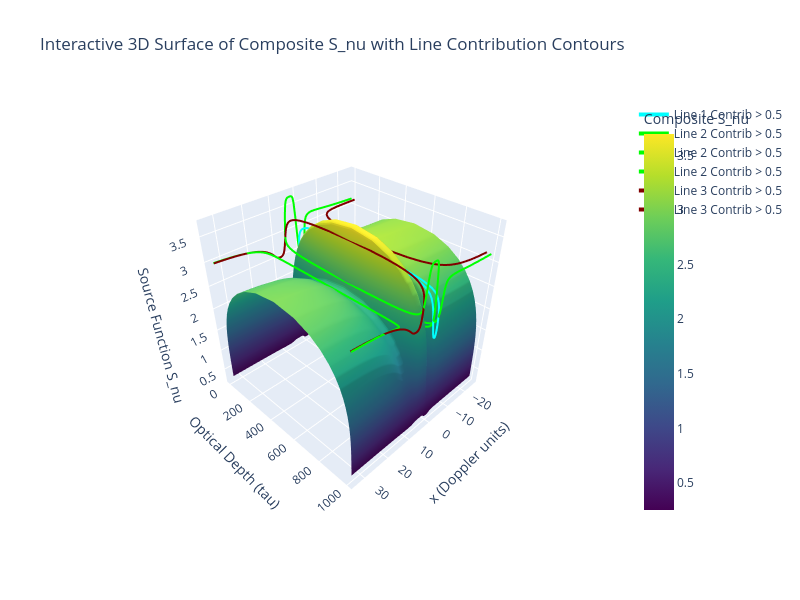

The code cell stored with this chart in its notebook:
### Code cell
# Interactive 3D Surface Plot of Composite S_nu with Contours for Line Contributions
# Uses Plotly for rotation and contours on the surface to highlight contributions.
# Note: Install plotly if not present (pip install plotly).

import plotly.graph_objects as go
import numpy as np
import matplotlib.pyplot as plt  # Needed for contour extraction

# Assuming S_nu_grid, x, tau, contribs are defined from previous cells
# If not, uncomment and run setup:
# x = slab.x_values
# tau = slab.tau
# S_nu_grid = slab.composite_S(lines)
# # And contribs as before

# Create meshgrid
X, T = np.meshgrid(x, tau)

# Create the 3D surface plot
fig = go.Figure()

# Add the main surface
fig.add_trace(go.Surface(
    x=X, y=T, z=S_nu_grid,
    colorscale='Viridis',
    name='Composite S_nu',
    showscale=True,
    colorbar=dict(title='Composite S_nu')
))

# Add contours for each line's contribution on the surface
# We'll project the contours by adding them as lines on the surface
palette = ['cyan', 'lime', 'maroon', 'magenta', 'yellow', 'orange']
for idx, contrib in enumerate(contribs):
    # Add contour lines at a specific level (e.g., 0.1) projected on the surface
    levels = [0.5]  # Adjust levels as needed
    cs = plt.contour(X, T, contrib, levels=levels, colors=palette[idx % len(palette)])
    # Extract paths from contour
    for level_idx, segs in enumerate(cs.allsegs):
        for path in segs:
            verts = path  # path is already a numpy array of shape (n, 2)
            x_verts = verts[:, 0]
            y_verts = verts[:, 1]
            # Interpolate z from S_nu_grid at these points (approximate using mid-depth)
            z_interp = np.interp(x_verts, x, S_nu_grid[len(tau)//2, :])
            fig.add_trace(go.Scatter3d(
                x=x_verts, y=y_verts, z=z_interp,
                mode='lines',
                line=dict(color=palette[idx % len(palette)], width=4),
                name=f'Line {idx+1} Contrib > {levels[level_idx]}',
                showlegend=True
            ))

# Update layout for better viewing
fig.update_layout(
    title='Interactive 3D Surface of Composite S_nu with Line Contribution Contours',
    scene=dict(
        xaxis_title='x (Doppler units)',
        yaxis_title='Optical Depth (tau)',
        zaxis_title='Source Function S_nu',
        camera=dict(eye=dict(x=1.5, y=1.5, z=1.5))  # Initial view
    ),
    width=800, height=600
)

# Show the interactive plot
fig.show()

### Figure 1 — Plotly figure (JSON) as saved in the notebook; plotly's stock layout.template omitted (floating-point values rounded to 4 significant figures; data arrays with more than 128 entries replaced by an {"elided": "..."} marker saying what was removed)
{"data": [{"colorbar": {"title": {"text": "Composite S_nu"}}, "colorscale": [[0, "#440154"], [0.1111, "#482878"], [0.2222, "#3e4989"], [0.3333, "#31688e"], [0.4444, "#26828e"], [0.5556, "#1f9e89"], [0.6667, "#35b779"], [0.7778, "#6ece58"], [0.8889, "#b5de2b"], [1, "#fde725"]], "name": "Composite S_nu", "showscale": true, "type": "surface", "x": {"elided": "81x243 float values"}, "y": {"elided": "81x243 float values"}, "z": {"elided": "81x243 float values"}}, {"line": {"color": "cyan", "width": 4}, "mode": "lines", "name": "Line 1 Contrib > 0.5", "showlegend": true, "type": "scatter3d", "x": [-0.625, -0.55, -0.25, 0.0, 0.075, 0.1199, 0.375, 0.574, 0.625, 0.7, 0.7598, 0.8768, 0.9755, 1.0, 1.045, 1.098, 1.141, 1.177, 1.206, 1.231, 1.25, 1.253, 1.272, 1.289, 1.301, 1.306, 1.301, 1.289, 1.272, 1.253, 1.25, 1.231, 1.206, 1.177, 1.141, 1.098, 1.045, 1.0, 0.9755, 0.8768, 0.7598, 0.7, 0.625, 0.574, 0.375, 0.1199, 0.075, 0.0, -0.25, -0.55, -0.625, -0.8368, -0.875, -1.175, -1.25, -1.346, -1.5, -1.592, -1.766, -1.8, -1.875, -1.902, -2.014, -2.107, -2.125, -2.2, -2.28, -2.347, -2.404, -2.425, -2.461, -2.5, -2.523, -2.585, -2.63, -2.65, -2.63, -2.585, -2.523, -2.5, -2.461, -2.425, -2.404, -2.347, -2.28, -2.2, -2.125, -2.107, -2.014, -1.902, -1.875, -1.8, -1.766, -1.592, -1.5, -1.346, -1.25, -1.175, -0.875, -0.8368, -0.625], "y": [3.466, 3.431, 3.399, 3.511, 3.575, 3.646, 4.149, 5.062, 5.376, 6.099, 7.028, 9.756, 13.54, 15.0, 18.8, 26.1, 36.24, 50.31, 69.84, 96.96, 130.1, 134.6, 186.9, 259.4, 360.2, 500.0, 639.8, 740.6, 813.1, 865.4, 869.9, 903.0, 930.2, 949.7, 963.8, 973.9, 981.2, 985.0, 986.5, 990.2, 993.0, 993.9, 994.6, 994.9, 995.9, 996.4, 996.4, 996.5, 996.6, 996.6, 996.5, 996.4, 996.3, 995.7, 995.4, 994.9, 993.9, 993.0, 990.2, 989.4, 987.3, 986.5, 981.2, 973.9, 971.6, 963.8, 949.7, 930.2, 903.0, 886.9, 865.4, 829.7, 813.1, 740.6, 639.8, 500.0, 360.2, 259.4, 186.9, 170.3, 134.6, 113.1, 96.96, 69.84, 50.31, 36.24, 28.38, 26.1, 18.8, 13.54, 12.72, 10.56, 9.756, 7.028, 6.072, 5.062, 4.598, 4.341, 3.686, 3.646, 3.466], "z": [2.124, 2.119, 2.116, 2.136, 2.147, 2.159, 2.226, 2.335, 2.362, 2.422, 2.492, 2.629, 2.744, 2.773, 2.841, 2.921, 2.986, 3.039, 3.084, 3.121, 3.15, 3.153, 3.181, 3.203, 3.22, 3.227, 3.22, 3.203, 3.181, 3.153, 3.15, 3.121, 3.084, 3.039, 2.986, 2.921, 2.841, 2.773, 2.744, 2.629, 2.492, 2.422, 2.362, 2.335, 2.226, 2.159, 2.147, 2.136, 2.116, 2.119, 2.124, 2.152, 2.157, 2.234, 2.262, 2.31, 2.386, 2.449, 2.569, 2.593, 2.65, 2.67, 2.753, 2.821, 2.834, 2.875, 2.92, 2.957, 2.989, 3.001, 3.015, 3.031, 3.037, 3.055, 3.068, 3.074, 3.068, 3.055, 3.037, 3.031, 3.015, 3.001, 2.989, 2.957, 2.92, 2.875, 2.834, 2.821, 2.753, 2.67, 2.65, 2.593, 2.569, 2.449, 2.386, 2.31, 2.262, 2.234, 2.157, 2.152, 2.124]}, {"line": {"color": "lime", "width": 4}, "mode": "lines", "name": "Line 2 Contrib > 0.5", "showlegend": true, "type": "scatter3d", "x": {"elided": "239 float values"}, "y": {"elided": "239 float values"}, "z": {"elided": "239 float values"}}, {"line": {"color": "lime", "width": 4}, "mode": "lines", "name": "Line 2 Contrib > 0.5", "showlegend": true, "type": "scatter3d", "x": {"elided": "197 float values"}, "y": {"elided": "197 float values"}, "z": {"elided": "197 float values"}}, {"line": {"color": "lime", "width": 4}, "mode": "lines", "name": "Line 2 Contrib > 0.5", "showlegend": true, "type": "scatter3d", "x": {"elided": "161 float values"}, "y": {"elided": "161 float values"}, "z": {"elided": "161 float values"}}, {"line": {"color": "maroon", "width": 4}, "mode": "lines", "name": "Line 3 Contrib > 0.5", "showlegend": true, "type": "scatter3d", "x": {"elided": "185 float values"}, "y": {"elided": "185 float values"}, "z": {"elided": "185 float values"}}, {"line": {"color": "maroon", "width": 4}, "mode": "lines", "name": "Line 3 Contrib > 0.5", "showlegend": true, "type": "scatter3d", "x": {"elided": "277 float values"}, "y": {"elided": "277 float values"}, "z": {"elided": "277 float values"}}], "layout": {"height": 600, "scene": {"camera": {"eye": {"x": 1.5, "y": 1.5, "z": 1.5}}, "xaxis": {"title": {"text": "x (Doppler units)"}}, "yaxis": {"title": {"text": "Optical Depth (tau)"}}, "zaxis": {"title": {"text": "Source Function S_nu"}}}, "title": {"text": "Interactive 3D Surface of Composite S_nu with Line Contribution Contours"}, "width": 800}}
